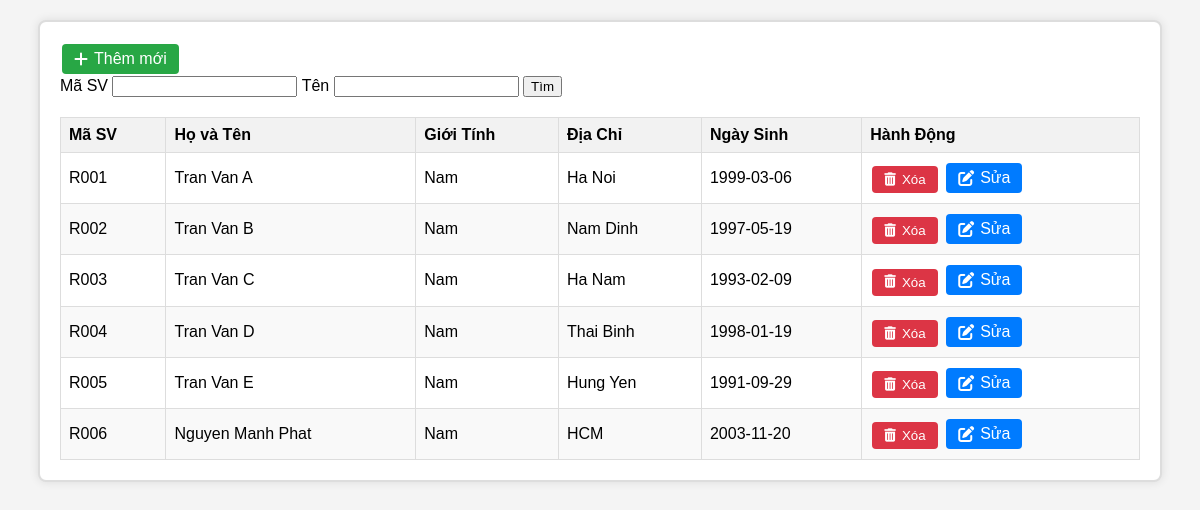
Page /students.php on the committed database.
### tables this page shows
CREATE TABLE `sinhvien` (
  `Masv` varchar(20) NOT NULL,
  `Hotensv` varchar(50) NOT NULL,
  `GioiTinh` varchar(15) NOT NULL,
  `Diachi` varchar(150) NOT NULL,
  `Ngaysinh` date NOT NULL
);

### students.php (the view, shortened to what this page needs)
<?php
include 'db_connect.php';
$masv = isset($_GET['masv']) ? $_GET['masv'] : '';
$ten = isset($_GET['ten']) ? $_GET['ten'] : '';
$masvParam = "%$masv%";
$tenParam = "%$ten%";
if (empty($masv) && empty($ten)) {
    $sql = "SELECT * FROM sinhvien";
    $stm = $conn->prepare($sql);
    $stm->execute();
} else {
    $sql = "SELECT * FROM sinhvien WHERE Masv LIKE ? AND Hotensv LIKE ?";
    $stm = $conn->prepare($sql);
    $stm->execute([$masvParam, $tenParam]);
}
if ($stm->rowCount() > 0) {
    $data = $stm->fetchAll(PDO::FETCH_OBJ);
} else {
    $data = [];
}
?>
<!DOCTYPE html>
<html lang="en">
<head>
    <link rel="stylesheet" href="https://cdnjs.cloudflare.com/ajax/libs/font-awesome/6.0.0-beta3/css/all.min.css">
</head>
<body>
    <div class="container">
        <a href="ThemSVFR.php" class="button add">
            <i class="fas fa-plus"></i> Thêm mới
        </a>
        <form action="index.php" method="get" class="search-form">
            <label for="masv">Mã SV</label>
            <input type="text" name="masv" id="masv" value="<?php echo htmlspecialchars($masv); ?>">
            <label for="ten">Tên</label>
            <input type="text" name="ten" id="ten" value="<?php echo htmlspecialchars($ten); ?>">
            <input type="submit" value="Tìm">
        </form>
        <table id="SinhVien" class="student-table">
            <thead>
                <tr>
                    <th>Mã SV</th>
                    <th>Họ và Tên</th>
                    <th>Giới Tính</th>
                    <th>Địa Chỉ</th>
                    <th>Ngày Sinh</th>
                    <th>Hành Động</th>
                </tr>
            </thead>
            <tbody>
                <?php foreach($data as $item): ?>
                    <tr>
                        <td><?php echo htmlspecialchars($item->Masv); ?></td>
                        <td><?php echo htmlspecialchars($item->Hotensv); ?></td>
                        <td><?php echo htmlspecialchars($item->GioiTinh); ?></td>
                        <td><?php echo htmlspecialchars($item->Diachi); ?></td>
                        <td><?php echo htmlspecialchars($item->Ngaysinh); ?></td>
                        <td>
                            <form method="post" action="xoasv.php" onsubmit="return confirm('Bạn có chắc chắn muốn xóa sinh viên này?');" class="delete-form">
                                <button type="submit" class="button delete">
                                    <i class="fas fa-trash-alt"></i> Xóa
                                </button>
                            </form>
                            <a href="suasv.php?id=<?php echo htmlspecialchars($item->Masv); ?>" class="button edit">
                                <i class="fas fa-edit"></i> Sửa
                            </a>
                        </td>
                    </tr>
                <?php endforeach; ?>
            </tbody>
        </table>
    </div>
</body>
</html>

### students.php (style rules this page uses)
body { font-family: Arial, sans-serif; margin: 0; padding: 0; background-color: #f4f4f4; }
.container { width: 90%; margin: 20px auto; padding: 20px; background-color: #fff; border: 2px solid #ddd; border-radius: 8px; box-shadow: 0 0 10px rgba(0, 0, 0, 0.1); overflow: hidden; }
.search-form { margin-bottom: 20px; }
.student-table { width: 100%; border-collapse: collapse; border-spacing: 0; }
.student-table th, .student-table td { border: 1px solid #ddd; padding: 8px; text-align: left; }
.student-table th { background-color: #f2f2f2; }
.student-table tbody tr:nth-child(even) { background-color: #f9f9f9; }
.button { padding: 6px 12px; margin: 2px; border: none; border-radius: 4px; cursor: pointer; color: #fff; text-decoration: none; display: inline-flex; align-items: center; }
.button i { margin-right: 6px; }
.button.add { background-color: #28a745; }
.button.edit { background-color: #007bff; }
.button.delete { background-color: #dc3545; }
.delete-form { display: inline-block; margin: 0; }

### rows in the picture
sinhvien: Masv "R001", Hotensv "Tran Van A", GioiTinh "Nam", Diachi "Ha Noi", Ngaysinh "1999-03-06"
sinhvien: Masv "R002", Hotensv "Tran Van B", GioiTinh "Nam", Diachi "Nam Dinh", Ngaysinh "1997-05-19"
sinhvien: Masv "R003", Hotensv "Tran Van C", GioiTinh "Nam", Diachi "Ha Nam", Ngaysinh "1993-02-09"
sinhvien: Masv "R004", Hotensv "Tran Van D", GioiTinh "Nam", Diachi "Thai Binh", Ngaysinh "1998-01-19"
sinhvien: Masv "R005", Hotensv "Tran Van E", GioiTinh "Nam", Diachi "Hung Yen", Ngaysinh "1991-09-29"
sinhvien: Masv "R006", Hotensv "Nguyen Manh Phat", GioiTinh "Nam", Diachi "HCM", Ngaysinh "2003-11-20"
